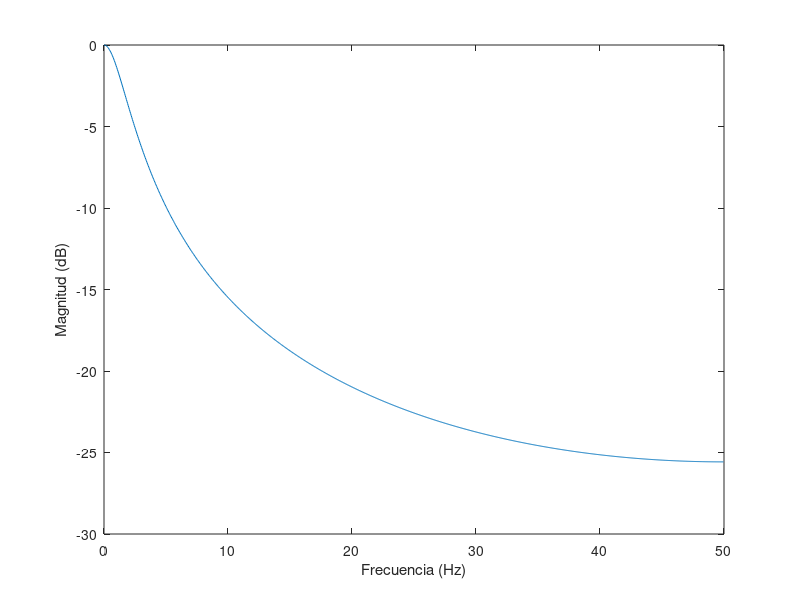

Here is the MATLAB script that generated this plot: (Note: this script raises an error after producing the figure.)
		%Acc[0] = LPF_ACC_ALPHA * AccPrev[0] + (1.0f - LPF_ACC_ALPHA) * Acc[0];
alpha = 0.9
b = [1-alpha];
a = [1 -alpha];

[h,f] = freqz(b,a ,1024 , 100);

plot(f, 20*log10(abs(h)))
xlabel('Frecuencia (Hz)')
ylabel('Magnitud (dB)')
%%
syms theta phi psi

Rx = [1         0                0    ;
      0         cos(phi)    -sin(phi) ;
      0         sin(phi)     cos(phi) ];
  
Ry = [cos(theta)    0       sin(theta);
      0             1           0     ;
     -sin(theta)    0       cos(theta)];
  
Rz = [cos(psi)   -sin(psi)      0     ;
      sin(psi)    cos(psi)      0     ;
        0           0           1    ];
 
R = (Rz*Ry*Rx)



%%

function  angles = ImuImplementation(freqInput,AccMatrix,GyroMatrix)
%#codegen
FUSE = imufilter('SampleRate',freqInput, 'OrientationFormat','Rotation matrix');
rotm = FUSE(AccMatrix,GyroMatrix);
angles = rotm2eul(rotm)*180/pi;
end



